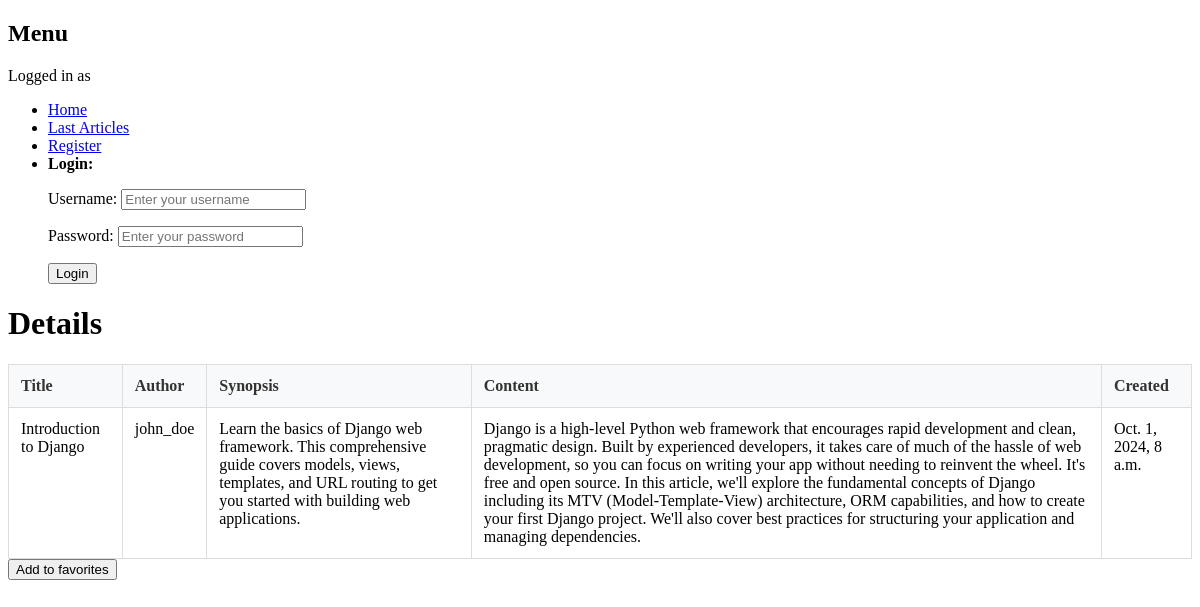
The page /publications/1/detail/ on the database its author committed.
### core/models.py (models this page shows, shortened)
class Article(models.Model):
    title = models.CharField(max_length=64, null=False)
    author = models.ForeignKey(User, on_delete=models.CASCADE, null=False)
    created = models.DateTimeField(auto_now_add=True, null=False)
    synopsis = models.CharField(max_length=312, null=False)
    content = models.TextField(null=False)

### ex01/views/publications.py (the view)
class ArticleDetailView(DetailView):
    model = Article
    template_name = "ex01/details.html"
    context_object_name = "article"
    pk_url_kwarg = "article_id"
    def get_context_data(self, **kwargs):
        context = super().get_context_data(**kwargs)
        class AddToFavoriteForm(ModelForm):
            class Meta:
                model = UserFavoriteArticle
                fields = ['article']
                widgets = {
                    'article': HiddenInput()
                }
        form = AddToFavoriteForm(initial={'article': self.object.id})
        context['form'] = form
        return context

### ex00/forms.py (shortened to what this page needs)
class LoginForm(forms.Form):
    username = forms.CharField(
        max_length=150,
        widget=forms.TextInput(attrs={
            'class': 'form-control',
            'placeholder': 'Enter your username',
            'required': True
        })
    )
    password = forms.CharField(
        widget=forms.PasswordInput(attrs={
            'class': 'form-control',
            'placeholder': 'Enter your password',
            'required': True
        })
    )

### ex01/views/publications.py
        class AddToFavoriteForm(ModelForm):
            class Meta:
                model = UserFavoriteArticle
                fields = ['article']
                widgets = {
                    'article': HiddenInput()
                }

### ex03/context_processors.py (called while the page is built)
def login_form_processor(request):
    if not request.user.is_authenticated:
        return {'login_form': LoginForm()}
    return {}

### templates/ex01/details.html (shortened to what this page needs)
{% extends 'base.html' %}
{% block content %}
<div class="container">
    <h1>Details</h1>
    <table>
        <thead>
            <tr>
                <th>Title</th>
                <th>Author</th>
                <th>Synopsis</th>
                <th>Content</th>
                <th>Created</th>
            </tr>
        </thead>
        <tbody>
            <tr>
                <td>{{ article.title }}</td>
                <td>{{ article.author }}</td>
                <td>{{ article.synopsis }}</td>
                <td>{{ article.content }}</td>
                <td>{{ article.created }}</td>
            </tr>
        </tbody>
    </table>
    <div class="add-to-favorite-container">
        <form action="{% url 'add_to_favorite' article.id %}" method="POST">
            <button type="submit">Add to favorites</button>
        </form>
    </div>
</div>
{% endblock %}

### templates/ex01/details.html (style rules this page uses)
table { width: 100%; border-collapse: collapse; margin-top: 20px; }
th, td { border: 1px solid #ddd; padding: 12px; text-align: left; vertical-align: top; }
th { background-color: #f8f9fa; font-weight: bold; color: #333; }
.add-to-favorite-container { margin: 'auto'; }

### rows shown on the page
Article: title "Introduction to Django", author "john_doe", synopsis "Learn the basics of Django web framework. This comprehensive guide covers models, views, templates, and URL routing to get you started with building web applications.", content "Django is a high-level Python web framework that encourages rapid development and clean, pragmatic design. Built by experienced developers, it takes care of much of the hassle of web development, so you can focus on writing your app without needing to reinvent the wheel. It's free and open source. In this article, we'll explore the fundamental concepts of Django including its MTV (Model-Template-View) architecture, ORM capabilities, and how to create your first Django project. We'll also cover best practices for structuring your application and managing dependencies.", created "Oct. 1, 2024, 8 a.m."
